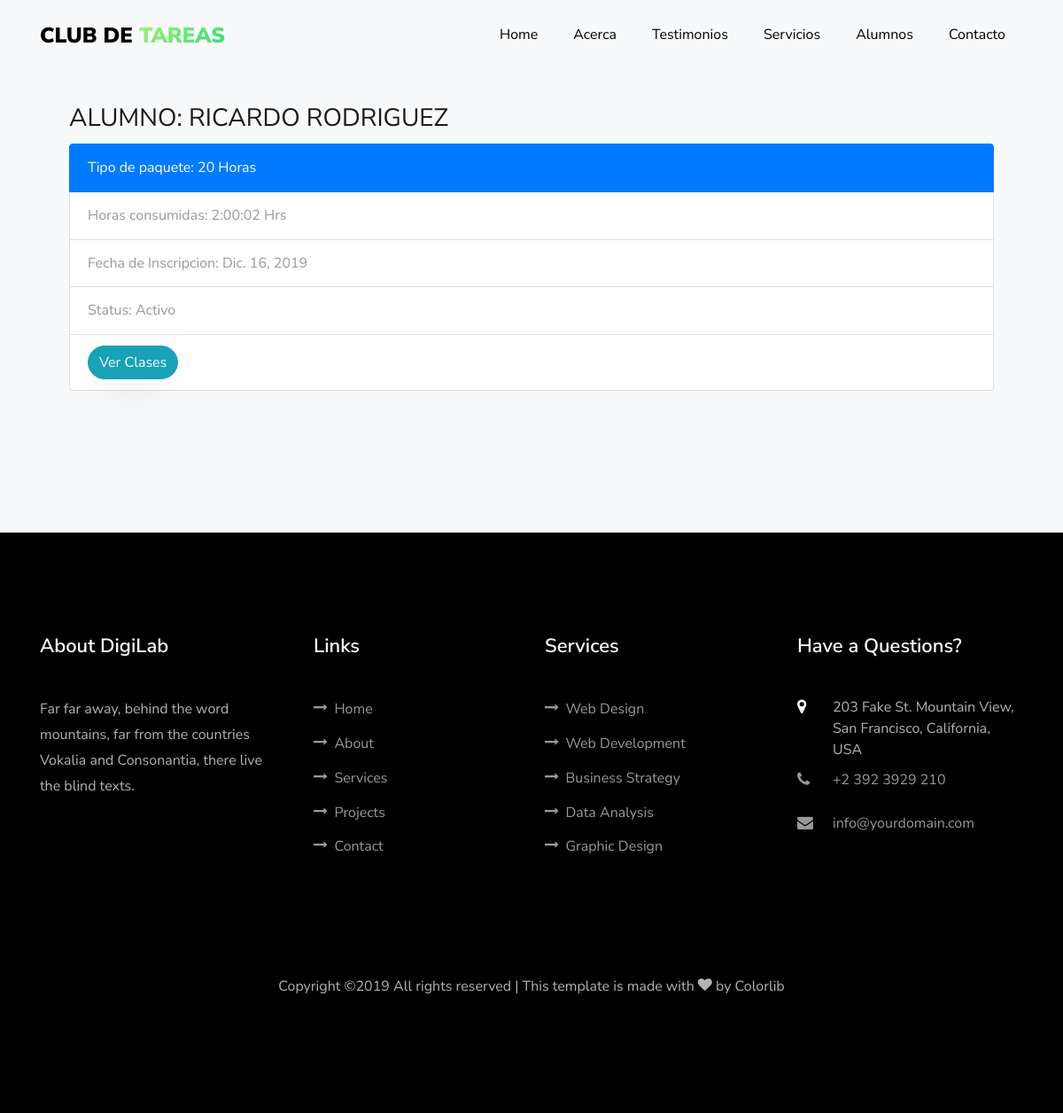
Screenshot of /alumnos/paquetes/1ca12973-8d82-49ed-8014-b9a5272d0fc0/ with the database file from the repository.
### app/models.py (models this page shows)
class Alumno(models.Model):
    id = models.UUIDField(primary_key=True, default=uuid.uuid4, help_text="id del Alumno")
    nombre =  models.CharField(max_length=100)
    apellido = models.CharField(max_length=100)
    NIVEL_STATUS = (
         ('k','Kinder'),
         ('p','Primaria'),
         ('s','Secundaria'),
         ('b','bachillerato'),
         ('u','universidad'))
    nivel_academico = models.CharField(max_length=1,choices=NIVEL_STATUS,blank=True,help_text='Elige el nivel académico del alumno')
    def __str__(self):
        return f'{self.nombre} { self.apellido}'

class Paquete_Inscrito(models.Model):
     id = models.UUIDField(primary_key=True, default=uuid.uuid4, help_text="id del Paquete")
     alumno = models.ForeignKey('Alumno',on_delete=models.CASCADE,null=True)
     fecha_de_inscripcion = models.DateField(null=True,blank=True)
     horas_consumidas = models.DurationField(default=datetime.timedelta(days=0,hours=0,minutes=0))
     ESTADO_STATUS =(
     (True,'Activo'),
     (False,'Finalizado')
     )
     tipo_de_paquete = models.ForeignKey('Tipo_de_Paquete', on_delete=models.SET_NULL, null=True,help_text='Elige el tipo de paquete del alumno')
     status = models.BooleanField(default=True,choices=ESTADO_STATUS,blank=True,help_text="Elige el estado del paquete")
     class Meta:
         verbose_name = ("Paquete Inscrito")
         verbose_name_plural = ("Paquetes Inscritos")
         ordering = ['alumno__nombre']
     def __str__(self):
         if self.status == True:
             return f'{self.alumno} | Status: Activo'
         else:
            return f'{self.alumno} | Status: Finalizado'

class Tipo_de_Paquete(models.Model):
    horas = models.IntegerField(default=1)
    class Meta:
        verbose_name = ("Tipo de Paquete")
        verbose_name_plural = ("Tipos de Paquetes")
    def __str__(self):
        return f'{self.horas} Horas'

### app/views.py (the view)
# urls.py: path('alumnos/paquetes/<slug:id>/',views.paquetes,name='paquetes'),
def paquetes(request,id):
    student = Alumno.objects.all().get(id=id)
    paquetes = []
    for paquete in student.paquete_inscrito_set.all():
        paquetes.append(paquete)
    context = {
    'student' : student,
    'paquetes': paquetes
    }
    print(context)
    return render(request,'app/paquetes.html',context)

### app/templates/app/paquetes.html
{% extends 'app/base.html' %}
{% load static %}
{% block content %}
<section class="ftco-section ftco-project bg-light">
		<div class="container px-md-5">
				<h3 style="text-transform: uppercase">Alumno: {{ student.nombre }} {{ student.apellido}}</h3>
				<ul class="list-group">
					{% for paquete in paquetes %}
					 <li class="list-group-item active"> Tipo de paquete: {{ paquete.tipo_de_paquete }}</li>
					 <li class="list-group-item"> Horas consumidas: {{ paquete.horas_consumidas }} Hrs</li>
					 <li class="list-group-item"> Fecha de Inscripcion: {{ paquete.fecha_de_inscripcion }}</li>
					 {% if paquete.status%}
					 <li class="list-group-item">Status: Activo</li>
					 {% else %}
					 <li class="list-group-item" >Status: Inactivo</li>
					 {% endif%}
					 <li class="list-group-item mb-5">
						 <a href="{% url 'app:clases' student_id=student.id paquete_id=paquete.id %}">
				     <button type="button" class="btn btn-info">Ver Clases </button>
				     </a>
					 </li>
					{% endfor %}
				</ul>
		</div>
</section>
{% endblock content     %}

### rows the page displays
Alumno: nombre "RICARDO", apellido "RODRIGUEZ"
Paquete_Inscrito: tipo_de_paquete "20 Horas", horas_consumidas "2:00:02", fecha_de_inscripcion "Dic. 16, 2019", status "Status: Activo"
